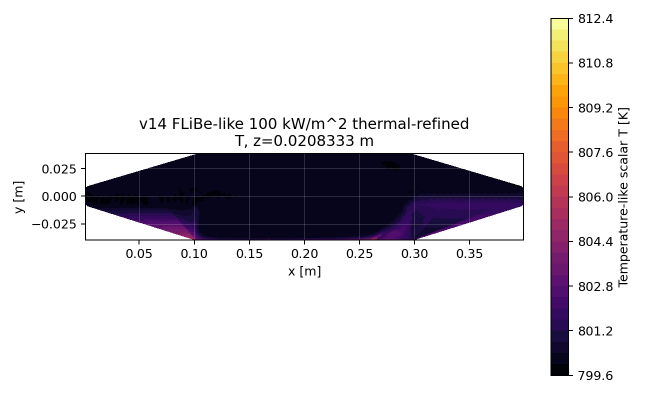
#> input picture results/slices/v14_100kw_midplane_z_temperature.png, 1296 x 792 px (shown at 1/2 size); its folder holds 8 pictures in this run
$ python build_slice_panels.py
#> lines starting #> are read from the running program, lines starting #| are printed output that depends on the picture; after the words box and inside, x2 and y2 are one past the last pixel; in counts of white or black regions, pixels touching at a corner belong together
#!/usr/bin/env python3
"""Build slide-ready panels from generated slice PNGs."""

from __future__ import annotations

import os
from pathlib import Path

os.environ.setdefault("MPLCONFIGDIR", "/tmp/matplotlib")

import matplotlib.image as mpimg
import matplotlib.pyplot as plt
import numpy as np
from PIL import Image


ROOT = Path(__file__).resolve().parents[1]
SLICE_DIR = ROOT / "results" / "slices"
OUT_DIR = ROOT / "results" / "slice_panels"
ADVISOR_DIR = ROOT / "results" / "advisor_packet"


PANELS = [
    {
        "name": "heat_flux_midplane_temperature_panel",
        "title": "Midplane temperature slices: 100 vs 500 kW/m^2",
        "layout": (1, 2),
        "items": [
            ("A", "100 kW/m^2, v14", SLICE_DIR / "v14_100kw_midplane_z_temperature.png"),
            ("B", "500 kW/m^2, v16", SLICE_DIR / "v16_500kw_midplane_z_temperature.png"),
        ],
    },
    {
        "name": "v14_temperature_velocity_panel",
        "title": "Thermal-refined baseline: temperature and velocity",
        "layout": (1, 2),
        "items": [
            ("A", "Temperature, v14", SLICE_DIR / "v14_100kw_midplane_z_temperature.png"),
            ("B", "Velocity magnitude, v14", SLICE_DIR / "v14_100kw_midplane_z_velocity.png"),
        ],
    },
    {
        "name": "v16_temperature_views_panel",
        "title": "High heat-flux case: global and near-wall temperature views",
        "layout": (1, 2),
        "items": [
            ("A", "Midplane temperature, v16", SLICE_DIR / "v16_500kw_midplane_z_temperature.png"),
            ("B", "Near-wall temperature, v16", SLICE_DIR / "v16_500kw_near_heated_wall_y_temperature.png"),
        ],
    },
    {
        "name": "slice_overview_four_panel",
        "title": "Slice overview for advisor review",
        "layout": (2, 2),
        "items": [
            ("A", "v14 temperature", SLICE_DIR / "v14_100kw_midplane_z_temperature.png"),
            ("B", "v14 velocity", SLICE_DIR / "v14_100kw_midplane_z_velocity.png"),
            ("C", "v16 temperature", SLICE_DIR / "v16_500kw_midplane_z_temperature.png"),
            ("D", "v16 near-wall temperature", SLICE_DIR / "v16_500kw_near_heated_wall_y_temperature.png"),
        ],
    },
    {
        "name": "unsteady_rans_progress_panel",
        "title": "Unsteady RANS branch: smoke test to 0.1 s",
        "layout": (1, 2),
        "items": [
            ("A", "v17, 0.020 s", SLICE_DIR / "v17_unsteady_smoke_midplane_z_velocity.png"),
            ("B", "v18, 0.100 s", SLICE_DIR / "v18_unsteady_0p1s_midplane_z_velocity.png"),
        ],
    },
]


def draw_panel(panel: dict[str, object]) -> Path:
    rows, cols = panel["layout"]
    items = panel["items"]
    fig_w = 8.6 * cols
    fig_h = 5.2 * rows
    fig, axes = plt.subplots(rows, cols, figsize=(fig_w, fig_h), dpi=160)
    axes_list = list(axes.flat) if hasattr(axes, "flat") else [axes]

    for ax, (letter, subtitle, path) in zip(axes_list, items):
        image = read_trimmed_image(path)
        ax.imshow(image)
        ax.axis("off")
        ax.text(
            0.015,
            0.985,
            letter,
            transform=ax.transAxes,
            va="top",
            ha="left",
            fontsize=16,
            fontweight="bold",
            bbox={"facecolor": "white", "edgecolor": "black", "linewidth": 0.7, "alpha": 0.9},
        )
        ax.set_title(subtitle, fontsize=14, pad=8)

    for ax in axes_list[len(items) :]:
        ax.axis("off")

    fig.suptitle(str(panel["title"]), fontsize=18, fontweight="bold", y=0.985)
    fig.tight_layout(rect=(0.0, 0.0, 1.0, 0.965))
    OUT_DIR.mkdir(parents=True, exist_ok=True)
    out_path = OUT_DIR / f"{panel['name']}.png"
    fig.savefig(out_path)
    plt.close(fig)
    return out_path


def read_trimmed_image(path: Path) -> np.ndarray:
    image = Image.open(path).convert("RGB")
    data = np.asarray(image)
    non_white = np.any(data < 245, axis=2)
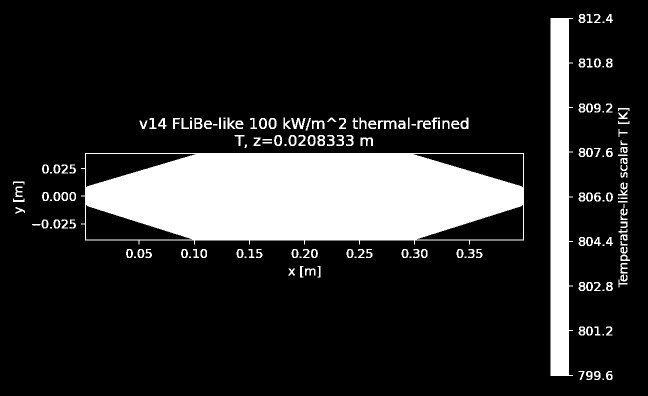
#> non_white: shape (792, 1296) bool (shown at 1/2 size); 16.7% white; 181 white regions (25 under 20 px), largest, box (x1, y1, x2, y2) and area: (162, 306, 1048, 489) 125012, (1101, 36, 1146, 752) 26636, (582, 236, 611, 258) 306
    rows = np.where(np.any(non_white, axis=1))[0]
#> rows = 732 values from 28 to 759
    cols = np.where(np.any(non_white, axis=0))[0]
#> cols = 1115 values from 26 to 1259
    if rows.size == 0 or cols.size == 0:
        return mpimg.imread(path)

    pad = 14
    top = max(0, int(rows[0]) - pad)
#> top = 14
    bottom = min(data.shape[0], int(rows[-1]) + pad + 1)
#> bottom = 774
    left = max(0, int(cols[0]) - pad)
#> left = 12
    right = min(data.shape[1], int(cols[-1]) + pad + 1)
#> right = 1274
    return data[top:bottom, left:right, :]
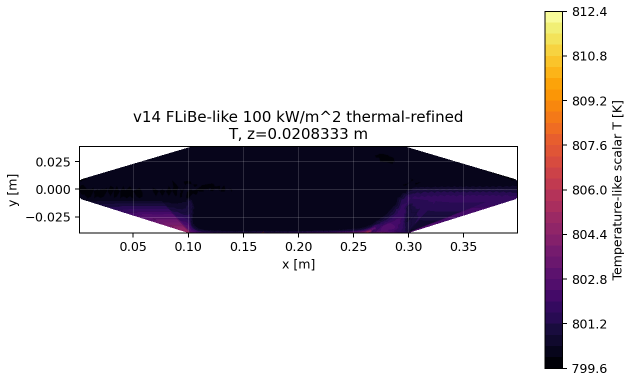
#> returned value: shape (760, 1262, 3) (shown at 1/2 size); mean of channels 0, 1, 2 216.8, 213.9, 217.4; drawn as R, G, B


def main() -> None:
    outputs = []
    for panel in PANELS:
        outputs.append(draw_panel(panel))
#> in draw_panel, `fig.savefig(out_path)`:
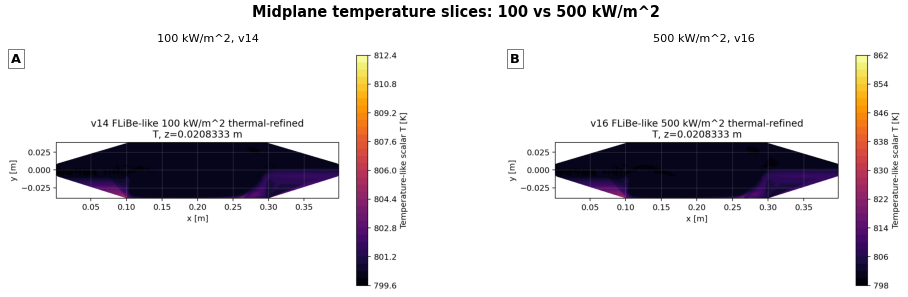
#> figure drawn by matplotlib, 2 panels
#> pass 3 of the loop in main, `for panel in PANELS:`:
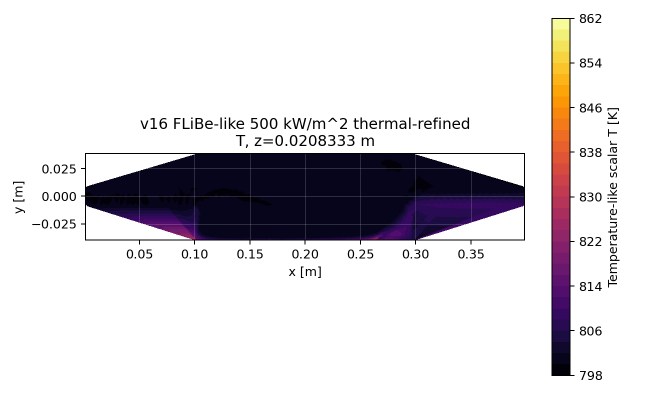
#> input picture results/slices/v16_500kw_midplane_z_temperature.png, 1296 x 792 px (shown at 1/2 size)
#> in read_trimmed_image (call 5), `non_white = np.any(data < 245, axis=2)`:
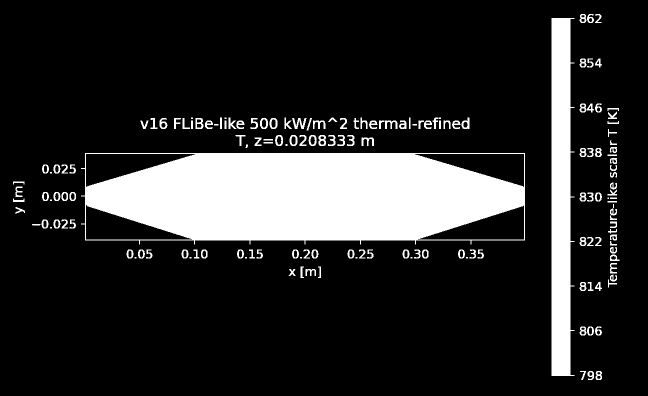
#> non_white: shape (792, 1296) bool (shown at 1/2 size); 16.7% white; 163 white regions (16 under 20 px), largest, box (x1, y1, x2, y2) and area: (162, 306, 1050, 489) 125488, (1103, 36, 1149, 752) 27352, (584, 236, 613, 258) 306
#> cols = 1100 values from 26 to 1238
#> right = 1253
#> in draw_panel (call 3), `fig.savefig(out_path)`:
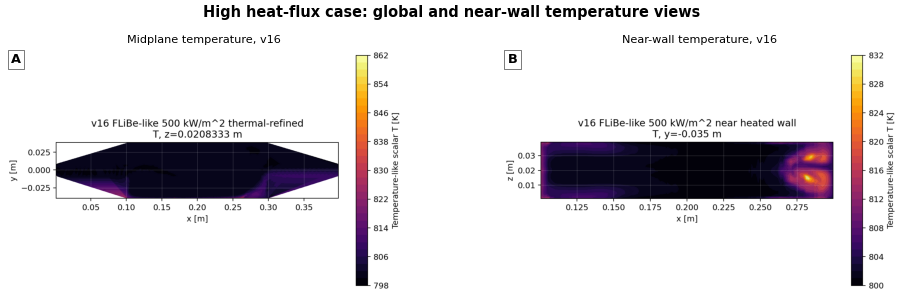
#> figure drawn by matplotlib, 2 panels
#> the loop made 5 passes; the first 3 are shown

    ADVISOR_DIR.mkdir(parents=True, exist_ok=True)
    copies = {
        OUT_DIR / "heat_flux_midplane_temperature_panel.png": ADVISOR_DIR / "10_slice_heat_flux_midplane_panel.png",
        OUT_DIR / "v14_temperature_velocity_panel.png": ADVISOR_DIR / "11_slice_v14_temperature_velocity_panel.png",
        OUT_DIR / "v16_temperature_views_panel.png": ADVISOR_DIR / "12_slice_v16_temperature_views_panel.png",
        OUT_DIR / "slice_overview_four_panel.png": ADVISOR_DIR / "13_slice_overview_four_panel.png",
        OUT_DIR / "unsteady_rans_progress_panel.png": ADVISOR_DIR / "14_unsteady_rans_progress_panel.png",
    }
    for src, dst in copies.items():
        dst.write_bytes(src.read_bytes())
        outputs.append(dst)

    for path in outputs:
        print(path.relative_to(ROOT))


if __name__ == "__main__":
#> (the run stopped early here; a loop or call above may not have finished)
